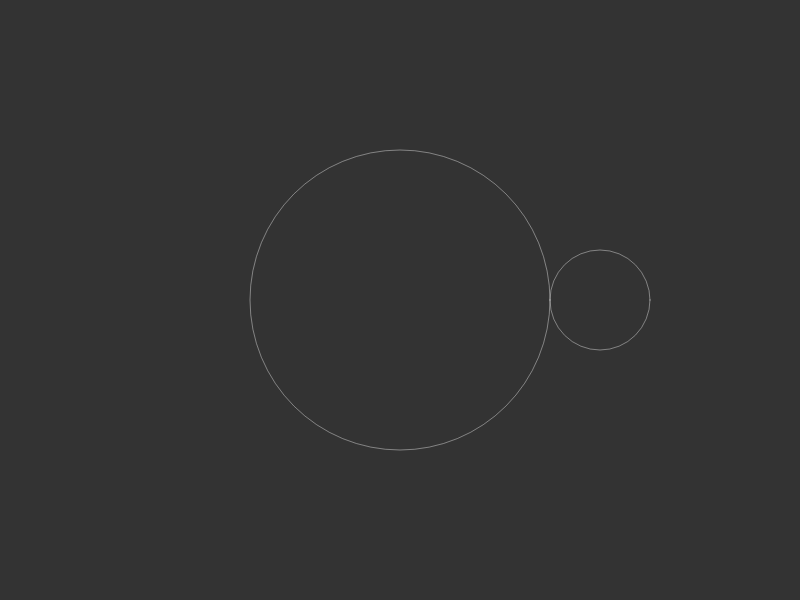
Frame 1 (no input)
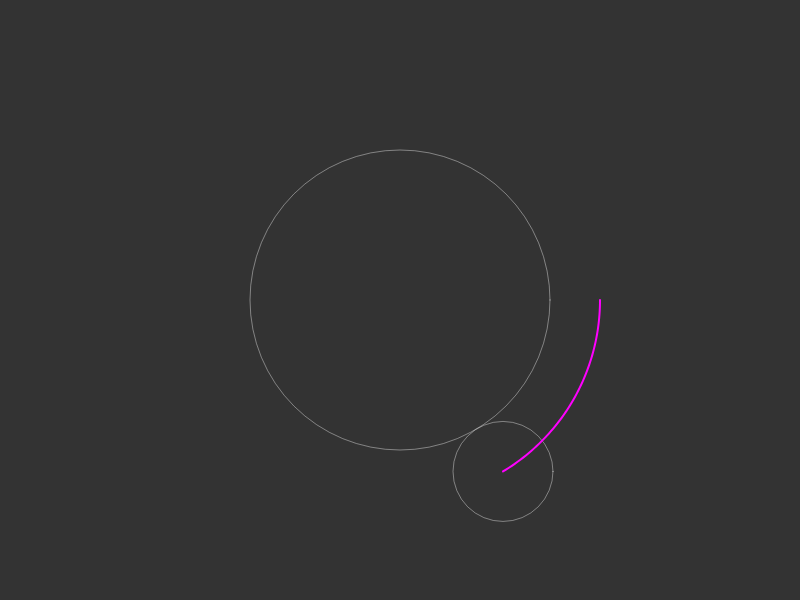
Frame 60 (no input)
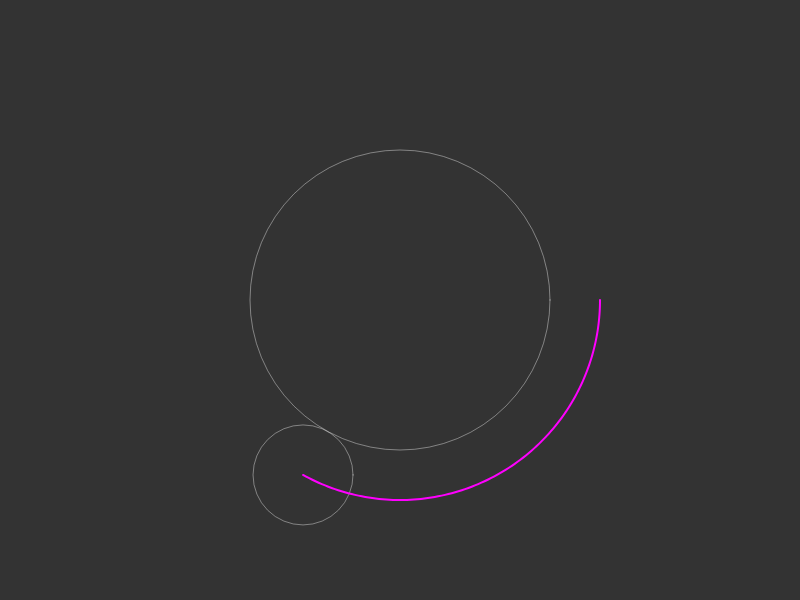
Frame 120 (the mouse pressed at the canvas centre since frame 60)

The p5.js sketch that drew these frames (run headless with seeded random() and noise() and a simulated clock; from frame 60 on, the mouse is pressed at the canvas centre):

// p5.js sketch
// ── sketch.js
var c1;
var c2;
var c3;
var c4;
var slider1;
var slider2;
var slider3;
var circles = [];
var list = [];
var r;
var sp;
var k;
var n;

function setup()
{
	createCanvas(800 ,600);
	background(51);
	n = 11;
	init();
	slider1 = createSlider(2,20,1);
	slider1.position(10,620);
}

function init()
{
	r = 150;
	k = -4;
	
	circles = [];
console.log(circles.length);
	for (var i = 0 ; i < n ; i++)
	{
		sp = radians(pow(k,i-1));
		circles[i] = new Circle(width/2,height/2,r,sp);
		r = r /3;
	}

}

function draw()
{

	background(51);
	if (slider1.value() != n)
	{
		list = [];
		n = slider1.value();
		init();
		console.log(circles.length);
	}
	
	
	circles[0].show();
	for (var i = 1 ; i < n ; i++)
	{
		circles[i].move(circles[i-1]);
		circles[i].show();
	}

	list.push(new p5.Vector(circles[n-1].x,circles[n-1].y));
	beginShape();
	stroke(255,0,255);
	strokeWeight(2);
	for (var i = 0 ;i < list.length ;i ++)
	{
		vertex(list[i].x,list[i].y);	
	}
	endShape();
}
// ── Desk.html
<!DOCTYPE html>
<html>
	<head>
		<title>Desk</title>
		<script src="../libraries/p5.js" type="text/javascript"></script>
		<script src="../libraries/p5.dom.js" type="text/javascript"></script>
		<script src="sketch.js" type="text/javascript"></script>
		<script src="circle.js" type="text/javascript"></script>
	</head>
	<body>
	</body>

</html>
// ── circle.js
var x;
var y;
var r;
var angle;
var vit;

function Circle(x ,y ,r ,vit)
{
	this.x = x;
	this.y = y;
	this.r = r;
	this.angle = 0;
	this.vit = vit;
}

Circle.prototype.show = function()
{
	noFill();
	stroke(255,100);
	strokeWeight(1);
	ellipse(this.x ,this.y ,this.r*2 ,this.r*2);
}



Circle.prototype.draw = function()
{	
	noFill();
	stroke(255);
	ellipse(this.x,this.y-this.r,1,1);
}

Circle.prototype.move = function(circle)
{
	this.x = circle.x + (circle.r + this.r) * cos(this.angle);
	this.y = circle.y + (circle.r + this.r) * sin(this.angle);
	this.angle = this.angle + this.vit;
}
